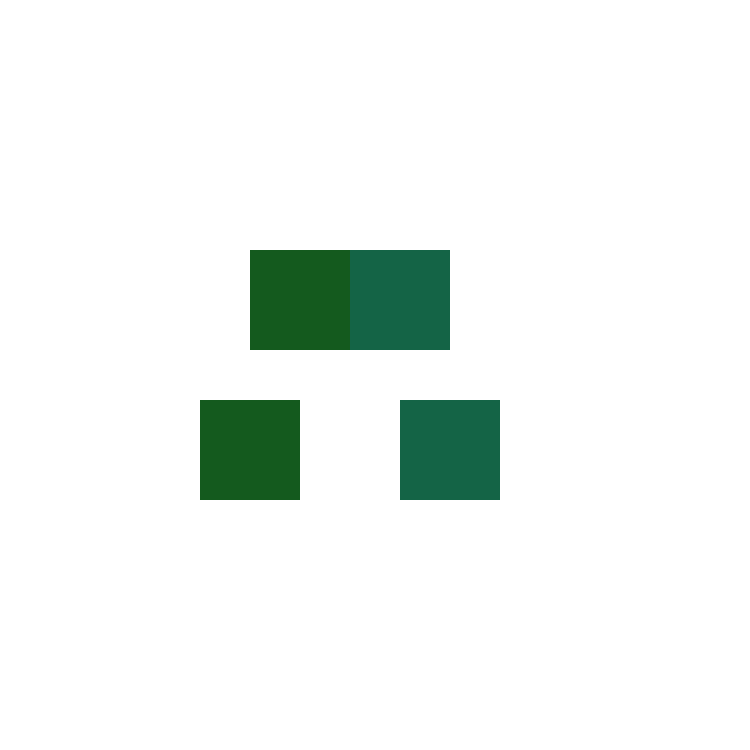
Frame 1 (no input)
Frame 60 (the mouse pressed at the canvas centre just before this capture): identical to frame 1, image omitted
Frame 120 (the mouse held since frame 60 and released just before this capture): identical to frame 1, image omitted

The Processing sketch that drew this single still picture (run headless with seeded random() and noise(); from frame 60 on, the mouse is pressed at the canvas centre):

// Processing sketch: processing_164523
// ── processing_164523.pde

void setup(){
// sets the canvas size to 750pi by 750pi  
  size(750,750);
// sets back ground color to a shade of black  
  background(255);
// sets frame rate to 60 frames per second  
  frameRate(60);
}
  
void draw(){
  fill(20,90,30);
  noStroke();
  rect(250,250,100,100);
  fill(20,100,70);
  noStroke();
  rect(350,250,100,100);
  fill(20,100,70);
  noStroke();
  rect(400,400,100,100);
  fill(20,90,30);
  noStroke();
  rect(200,400,100,100);
  
  
  
}
